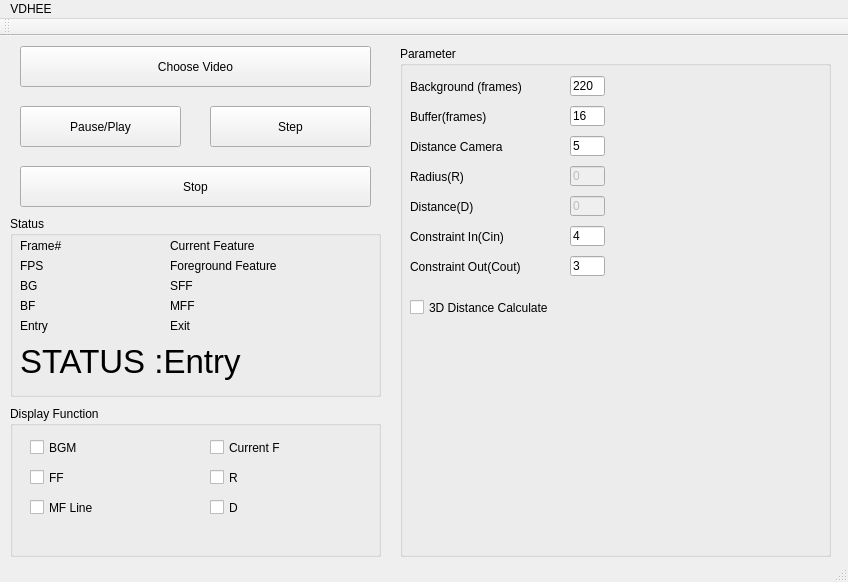
<?xml version="1.0" encoding="UTF-8"?>
<ui version="4.0">
 <class>MainWindow</class>
 <widget class="QMainWindow" name="MainWindow">
  <property name="geometry">
   <rect>
    <x>0</x>
    <y>0</y>
    <width>848</width>
    <height>582</height>
   </rect>
  </property>
  <property name="windowTitle">
   <string>MainWindow</string>
  </property>
  <widget class="QWidget" name="centralWidget">
   <widget class="QGroupBox" name="groupBox">
    <property name="geometry">
     <rect>
      <x>400</x>
      <y>10</y>
      <width>431</width>
      <height>511</height>
     </rect>
    </property>
    <property name="title">
     <string>Parameter</string>
    </property>
    <widget class="QLineEdit" name="bgf">
     <property name="geometry">
      <rect>
       <x>170</x>
       <y>30</y>
       <width>35</width>
       <height>20</height>
      </rect>
     </property>
     <property name="text">
      <string>220</string>
     </property>
    </widget>
    <widget class="QLineEdit" name="bff">
     <property name="geometry">
      <rect>
       <x>170</x>
       <y>60</y>
       <width>35</width>
       <height>20</height>
      </rect>
     </property>
     <property name="text">
      <string>16</string>
     </property>
    </widget>
    <widget class="QLabel" name="label">
     <property name="geometry">
      <rect>
       <x>10</x>
       <y>30</y>
       <width>161</width>
       <height>21</height>
      </rect>
     </property>
     <property name="text">
      <string>Background (frames)</string>
     </property>
    </widget>
    <widget class="QLabel" name="label_2">
     <property name="geometry">
      <rect>
       <x>10</x>
       <y>60</y>
       <width>151</width>
       <height>21</height>
      </rect>
     </property>
     <property name="text">
      <string>Buffer(frames)</string>
     </property>
    </widget>
    <widget class="QLabel" name="label_3">
     <property name="geometry">
      <rect>
       <x>10</x>
       <y>120</y>
       <width>151</width>
       <height>21</height>
      </rect>
     </property>
     <property name="text">
      <string>Radius(R)</string>
     </property>
    </widget>
    <widget class="QLineEdit" name="r">
     <property name="enabled">
      <bool>false</bool>
     </property>
     <property name="geometry">
      <rect>
       <x>170</x>
       <y>120</y>
       <width>35</width>
       <height>20</height>
      </rect>
     </property>
     <property name="text">
      <string>0</string>
     </property>
    </widget>
    <widget class="QLabel" name="label_4">
     <property name="geometry">
      <rect>
       <x>10</x>
       <y>150</y>
       <width>151</width>
       <height>21</height>
      </rect>
     </property>
     <property name="text">
      <string>Distance(D)</string>
     </property>
    </widget>
    <widget class="QLineEdit" name="d">
     <property name="enabled">
      <bool>false</bool>
     </property>
     <property name="geometry">
      <rect>
       <x>170</x>
       <y>150</y>
       <width>35</width>
       <height>20</height>
      </rect>
     </property>
     <property name="text">
      <string>0</string>
     </property>
    </widget>
    <widget class="QLabel" name="label_5">
     <property name="geometry">
      <rect>
       <x>10</x>
       <y>180</y>
       <width>151</width>
       <height>21</height>
      </rect>
     </property>
     <property name="text">
      <string>Constraint In(Cin)</string>
     </property>
    </widget>
    <widget class="QLineEdit" name="cin">
     <property name="geometry">
      <rect>
       <x>170</x>
       <y>180</y>
       <width>35</width>
       <height>20</height>
      </rect>
     </property>
     <property name="text">
      <string>4</string>
     </property>
    </widget>
    <widget class="QLabel" name="label_6">
     <property name="geometry">
      <rect>
       <x>10</x>
       <y>210</y>
       <width>151</width>
       <height>21</height>
      </rect>
     </property>
     <property name="text">
      <string>Constraint Out(Cout)</string>
     </property>
    </widget>
    <widget class="QLineEdit" name="cout">
     <property name="geometry">
      <rect>
       <x>170</x>
       <y>210</y>
       <width>35</width>
       <height>20</height>
      </rect>
     </property>
     <property name="text">
      <string>3</string>
     </property>
    </widget>
    <widget class="QLabel" name="label_7">
     <property name="geometry">
      <rect>
       <x>10</x>
       <y>90</y>
       <width>151</width>
       <height>21</height>
      </rect>
     </property>
     <property name="text">
      <string>Distance Camera</string>
     </property>
    </widget>
    <widget class="QLineEdit" name="dis">
     <property name="geometry">
      <rect>
       <x>170</x>
       <y>90</y>
       <width>35</width>
       <height>20</height>
      </rect>
     </property>
     <property name="text">
      <string>5</string>
     </property>
    </widget>
    <widget class="QCheckBox" name="tdRBut">
     <property name="geometry">
      <rect>
       <x>10</x>
       <y>250</y>
       <width>201</width>
       <height>23</height>
      </rect>
     </property>
     <property name="text">
      <string>3D Distance Calculate</string>
     </property>
    </widget>
   </widget>
   <widget class="QGroupBox" name="groupBox_2">
    <property name="geometry">
     <rect>
      <x>10</x>
      <y>370</y>
      <width>371</width>
      <height>151</height>
     </rect>
    </property>
    <property name="title">
     <string>Display Function</string>
    </property>
    <widget class="QCheckBox" name="chkBGM">
     <property name="geometry">
      <rect>
       <x>20</x>
       <y>30</y>
       <width>101</width>
       <height>23</height>
      </rect>
     </property>
     <property name="text">
      <string>BGM</string>
     </property>
    </widget>
    <widget class="QCheckBox" name="chkFF">
     <property name="geometry">
      <rect>
       <x>20</x>
       <y>60</y>
       <width>101</width>
       <height>23</height>
      </rect>
     </property>
     <property name="text">
      <string>FF</string>
     </property>
    </widget>
    <widget class="QCheckBox" name="chkLine">
     <property name="geometry">
      <rect>
       <x>20</x>
       <y>90</y>
       <width>101</width>
       <height>23</height>
      </rect>
     </property>
     <property name="text">
      <string>MF Line</string>
     </property>
    </widget>
    <widget class="QCheckBox" name="chkCurr">
     <property name="geometry">
      <rect>
       <x>200</x>
       <y>30</y>
       <width>101</width>
       <height>23</height>
      </rect>
     </property>
     <property name="text">
      <string>Current F</string>
     </property>
    </widget>
    <widget class="QCheckBox" name="chkR">
     <property name="geometry">
      <rect>
       <x>200</x>
       <y>60</y>
       <width>101</width>
       <height>23</height>
      </rect>
     </property>
     <property name="text">
      <string>R</string>
     </property>
    </widget>
    <widget class="QCheckBox" name="chkD">
     <property name="geometry">
      <rect>
       <x>200</x>
       <y>90</y>
       <width>101</width>
       <height>23</height>
      </rect>
     </property>
     <property name="text">
      <string>D</string>
     </property>
    </widget>
   </widget>
   <widget class="QPushButton" name="pp">
    <property name="enabled">
     <bool>true</bool>
    </property>
    <property name="geometry">
     <rect>
      <x>20</x>
      <y>70</y>
      <width>161</width>
      <height>41</height>
     </rect>
    </property>
    <property name="autoFillBackground">
     <bool>false</bool>
    </property>
    <property name="text">
     <string>Pause/Play</string>
    </property>
   </widget>
   <widget class="QPushButton" name="s">
    <property name="enabled">
     <bool>true</bool>
    </property>
    <property name="geometry">
     <rect>
      <x>210</x>
      <y>70</y>
      <width>161</width>
      <height>41</height>
     </rect>
    </property>
    <property name="autoFillBackground">
     <bool>false</bool>
    </property>
    <property name="text">
     <string>Step</string>
    </property>
   </widget>
   <widget class="QPushButton" name="stop">
    <property name="enabled">
     <bool>true</bool>
    </property>
    <property name="geometry">
     <rect>
      <x>20</x>
      <y>130</y>
      <width>351</width>
      <height>41</height>
     </rect>
    </property>
    <property name="autoFillBackground">
     <bool>true</bool>
    </property>
    <property name="text">
     <string>Stop</string>
    </property>
   </widget>
   <widget class="QPushButton" name="choose">
    <property name="geometry">
     <rect>
      <x>20</x>
      <y>10</y>
      <width>351</width>
      <height>41</height>
     </rect>
    </property>
    <property name="text">
     <string>Choose Video</string>
    </property>
   </widget>
   <widget class="QGroupBox" name="groupBox_3">
    <property name="geometry">
     <rect>
      <x>10</x>
      <y>180</y>
      <width>371</width>
      <height>181</height>
     </rect>
    </property>
    <property name="title">
     <string>Status</string>
    </property>
    <widget class="QLabel" name="frameNum">
     <property name="geometry">
      <rect>
       <x>10</x>
       <y>20</y>
       <width>141</width>
       <height>19</height>
      </rect>
     </property>
     <property name="text">
      <string>Frame#</string>
     </property>
    </widget>
    <widget class="QLabel" name="BGLabel">
     <property name="geometry">
      <rect>
       <x>10</x>
       <y>60</y>
       <width>101</width>
       <height>19</height>
      </rect>
     </property>
     <property name="text">
      <string>BG</string>
     </property>
    </widget>
    <widget class="QLabel" name="BFLabel">
     <property name="geometry">
      <rect>
       <x>10</x>
       <y>80</y>
       <width>101</width>
       <height>19</height>
      </rect>
     </property>
     <property name="text">
      <string>BF</string>
     </property>
    </widget>
    <widget class="QLabel" name="FFLabel">
     <property name="geometry">
      <rect>
       <x>160</x>
       <y>40</y>
       <width>201</width>
       <height>19</height>
      </rect>
     </property>
     <property name="text">
      <string>Foreground Feature</string>
     </property>
    </widget>
    <widget class="QLabel" name="CurrFLabel">
     <property name="geometry">
      <rect>
       <x>160</x>
       <y>20</y>
       <width>201</width>
       <height>19</height>
      </rect>
     </property>
     <property name="text">
      <string>Current Feature</string>
     </property>
    </widget>
    <widget class="QLabel" name="FPSLabel">
     <property name="geometry">
      <rect>
       <x>10</x>
       <y>40</y>
       <width>68</width>
       <height>19</height>
      </rect>
     </property>
     <property name="text">
      <string>FPS</string>
     </property>
    </widget>
    <widget class="QLabel" name="SFLabel">
     <property name="geometry">
      <rect>
       <x>160</x>
       <y>60</y>
       <width>181</width>
       <height>19</height>
      </rect>
     </property>
     <property name="text">
      <string>SFF</string>
     </property>
    </widget>
    <widget class="QLabel" name="MFLabel">
     <property name="geometry">
      <rect>
       <x>160</x>
       <y>80</y>
       <width>181</width>
       <height>19</height>
      </rect>
     </property>
     <property name="text">
      <string>MFF</string>
     </property>
    </widget>
    <widget class="QLabel" name="EntLabel">
     <property name="geometry">
      <rect>
       <x>10</x>
       <y>100</y>
       <width>131</width>
       <height>19</height>
      </rect>
     </property>
     <property name="text">
      <string>Entry</string>
     </property>
    </widget>
    <widget class="QLabel" name="ExtLabel_2">
     <property name="geometry">
      <rect>
       <x>160</x>
       <y>100</y>
       <width>131</width>
       <height>19</height>
      </rect>
     </property>
     <property name="text">
      <string>Exit</string>
     </property>
    </widget>
    <widget class="QLabel" name="StatLabel">
     <property name="geometry">
      <rect>
       <x>10</x>
       <y>120</y>
       <width>341</width>
       <height>51</height>
      </rect>
     </property>
     <property name="font">
      <font>
       <pointsize>25</pointsize>
      </font>
     </property>
     <property name="autoFillBackground">
      <bool>false</bool>
     </property>
     <property name="text">
      <string>STATUS :Entry</string>
     </property>
    </widget>
   </widget>
  </widget>
  <widget class="QMenuBar" name="menuBar">
   <property name="geometry">
    <rect>
     <x>0</x>
     <y>0</y>
     <width>848</width>
     <height>31</height>
    </rect>
   </property>
   <widget class="QMenu" name="menuCDHEE">
    <property name="title">
     <string>VDHEE</string>
    </property>
   </widget>
   <addaction name="menuCDHEE"/>
  </widget>
  <widget class="QToolBar" name="mainToolBar">
   <attribute name="toolBarArea">
    <enum>TopToolBarArea</enum>
   </attribute>
   <attribute name="toolBarBreak">
    <bool>false</bool>
   </attribute>
  </widget>
  <widget class="QStatusBar" name="statusBar"/>
 </widget>
 <layoutdefault spacing="6" margin="11"/>
 <resources/>
 <connections/>
</ui>
